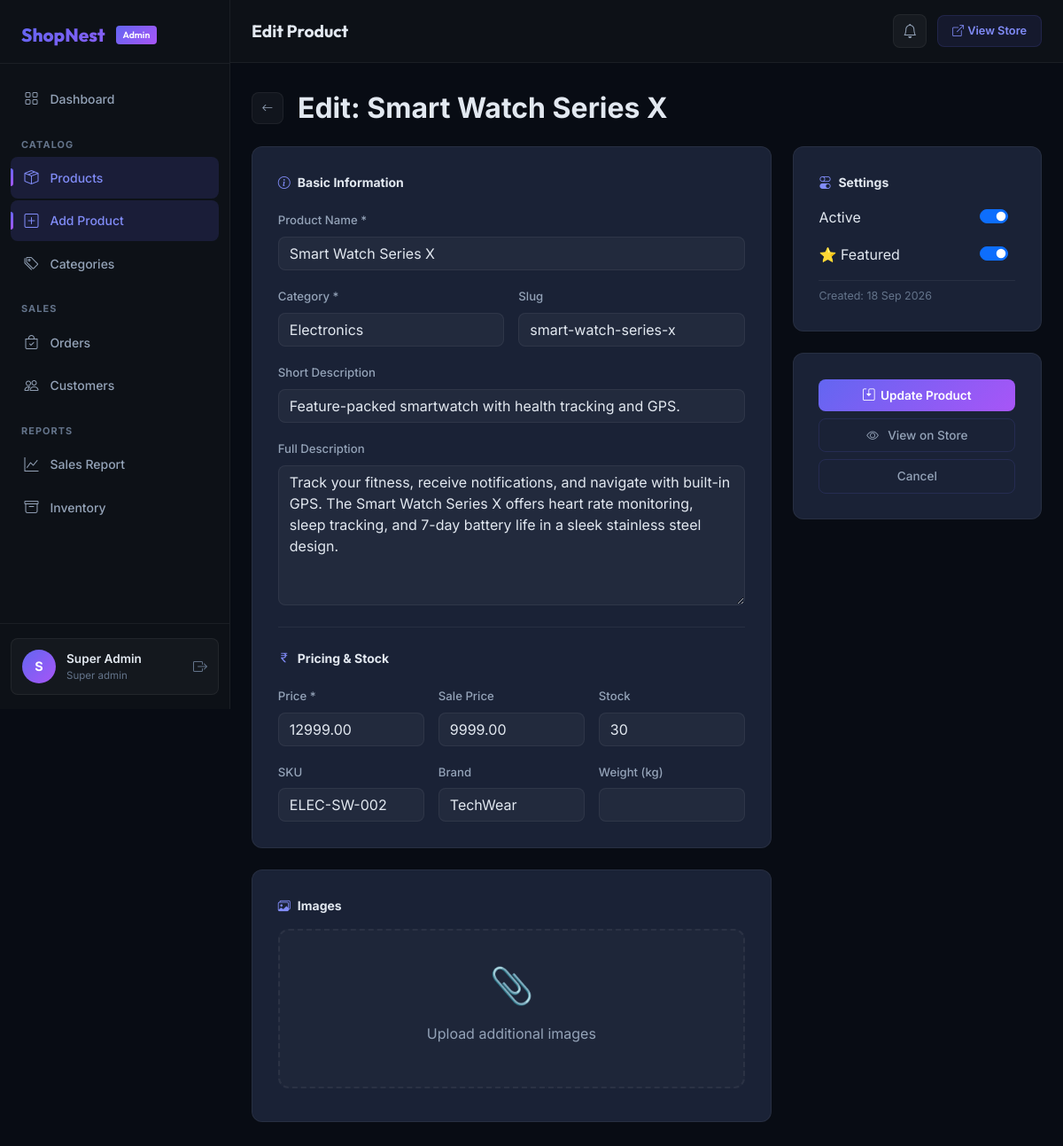
Page /admin/products/edit.php?id=2 (signed in) on the committed database.
### tables this page shows
CREATE TABLE `products` (
    `id`            INT UNSIGNED AUTO_INCREMENT PRIMARY KEY,
    `category_id`   INT UNSIGNED NOT NULL,
    `name`          VARCHAR(200) NOT NULL,
    `slug`          VARCHAR(220) NOT NULL UNIQUE,
    `description`   TEXT DEFAULT NULL,
    `short_desc`    VARCHAR(500) DEFAULT NULL,
    `sku`           VARCHAR(80) UNIQUE DEFAULT NULL,
    `price`         DECIMAL(10,2) NOT NULL DEFAULT 0.00,
    `sale_price`    DECIMAL(10,2) DEFAULT NULL,
    `stock`         INT DEFAULT 0,
    `images`        TEXT DEFAULT NULL COMMENT 'JSON array of image filenames',
    `brand`         VARCHAR(100) DEFAULT NULL,
    `weight`        DECIMAL(8,2) DEFAULT NULL,
    `is_featured`   TINYINT(1) DEFAULT 0,
    `status`        TINYINT(1) DEFAULT 1,
    `created_at`    DATETIME DEFAULT CURRENT_TIMESTAMP,
    `updated_at`    DATETIME DEFAULT CURRENT_TIMESTAMP ON UPDATE CURRENT_TIMESTAMP,
    FOREIGN KEY (`category_id`) REFERENCES `categories`(`id`) ON DELETE RESTRICT
);

CREATE TABLE `categories` (
    `id`            INT UNSIGNED AUTO_INCREMENT PRIMARY KEY,
    `name`          VARCHAR(100) NOT NULL,
    `slug`          VARCHAR(120) NOT NULL UNIQUE,
    `description`   TEXT DEFAULT NULL,
    `image`         VARCHAR(255) DEFAULT NULL,
    `parent_id`     INT UNSIGNED DEFAULT NULL,
    `sort_order`    INT DEFAULT 0,
    `status`        TINYINT(1) DEFAULT 1,
    `created_at`    DATETIME DEFAULT CURRENT_TIMESTAMP,
    FOREIGN KEY (`parent_id`) REFERENCES `categories`(`id`) ON DELETE SET NULL
);

### includes/functions.php (called while the page is built, shortened)
<?php
function sanitize(mixed $val): string {
    return htmlspecialchars(trim((string)$val), ENT_QUOTES, 'UTF-8');
}
function e(mixed $val): string {
    return sanitize($val);
}

### admin/products/edit.php (the view, shortened to what this page needs)
<?php
require_once __DIR__ . '/../../admin/includes/header.php';
$pdo = getDB();
$id  = (int)($_GET['id'] ?? 0);
$product = $pdo->prepare("SELECT * FROM products WHERE id=?");
$product->execute([$id]);
$product = $product->fetch();
$cats = $pdo->query("SELECT id,name FROM categories WHERE status=1 ORDER BY name")->fetchAll();
?>
<div class="d-flex align-items-center gap-3 mb-4">
  <a href="<?= APP_URL ?>/admin/products/index.php" class="btn-icon" style="width:36px;height:36px;"><i class="bi bi-arrow-left"></i></a>
  <h2 style="color:var(--text);font-weight:700;margin:0;">Edit: <?= e($product['name']) ?></h2>
</div>
<form method="POST" enctype="multipart/form-data">
  <div class="row g-4">
    <div class="col-lg-8">
      <div class="admin-form-card mb-4">
        <div class="admin-form-section">
          <div class="admin-form-section-title"><i class="bi bi-info-circle"></i> Basic Information</div>
          <div class="row g-3">
            <div class="col-12">
              <label class="form-label">Product Name *</label>
              <input type="text" name="name" class="form-control" value="<?= e($_POST['name']??$product['name']) ?>" required>
            </div>
            <div class="col-md-6">
              <label class="form-label">Category *</label>
              <select name="category_id" class="form-select" required>
                <?php foreach($cats as $c): ?>
                <option value="<?= $c['id'] ?>" <?= (($_POST['category_id']??$product['category_id'])==$c['id'])?'selected':'' ?>><?= e($c['name']) ?></option>
                <?php endforeach; ?>
              </select>
            </div>
            <div class="col-md-6">
              <label class="form-label">Slug</label>
              <input type="text" class="form-control" value="<?= e($product['slug']) ?>" disabled>
            </div>
            <div class="col-12">
              <label class="form-label">Short Description</label>
              <input type="text" name="short_desc" class="form-control" value="<?= e($_POST['short_desc']??$product['short_desc']) ?>">
            </div>
            <div class="col-12">
              <label class="form-label">Full Description</label>
              <textarea name="description" class="form-control" rows="6"><?= e($_POST['description']??$product['description']) ?></textarea>
            </div>
          </div>
        </div>
        <div class="admin-form-section">
          <div class="admin-form-section-title"><i class="bi bi-currency-rupee"></i> Pricing & Stock</div>
          <div class="row g-3">
            <div class="col-md-4">
              <label class="form-label">Price *</label>
              <input type="number" name="price" class="form-control" min="0" step="0.01" value="<?= e($_POST['price']??$product['price']) ?>" required>
            </div>
            <div class="col-md-4">
              <label class="form-label">Sale Price</label>
              <input type="number" name="sale_price" class="form-control" min="0" step="0.01" value="<?= e($_POST['sale_price']??$product['sale_price']) ?>">
            </div>
            <div class="col-md-4">
              <label class="form-label">Stock</label>
              <input type="number" name="stock" class="form-control" min="0" value="<?= e($_POST['stock']??$product['stock']) ?>">
            </div>
            <div class="col-md-4">
              <label class="form-label">SKU</label>
              <input type="text" name="sku" class="form-control" value="<?= e($_POST['sku']??$product['sku']) ?>">
            </div>
            <div class="col-md-4">
              <label class="form-label">Brand</label>
              <input type="text" name="brand" class="form-control" value="<?= e($_POST['brand']??$product['brand']) ?>">
            </div>
            <div class="col-md-4">
              <label class="form-label">Weight (kg)</label>
              <input type="number" name="weight" class="form-control" step="0.01" value="<?= e($_POST['weight']??$product['weight']) ?>">
            </div>
          </div>
        </div>
      </div>
      <div class="admin-form-card">
        <div class="admin-form-section-title" style="margin-bottom:1rem;"><i class="bi bi-images"></i> Images</div>
        <div class="image-upload-area">
          <div class="image-upload-icon">📎</div>
          <p style="color:var(--text-muted);">Upload additional images</p>
        </div>
      </div>
    </div>
    <div class="col-lg-4">
      <div class="admin-form-card mb-4">
        <div class="admin-form-section-title" style="margin-bottom:1rem;"><i class="bi bi-toggles"></i> Settings</div>
        <div class="mb-3 d-flex align-items-center justify-content-between">
          <label style="color:var(--text);">Active</label>
          <div class="form-check form-switch">
            <input class="form-check-input" type="checkbox" name="status" <?= (($_POST['status']??$product['status'])==1)?'checked':'' ?>>
          </div>
        </div>
        <div class="mb-3 d-flex align-items-center justify-content-between">
          <label style="color:var(--text);">⭐ Featured</label>
          <div class="form-check form-switch">
            <input class="form-check-input" type="checkbox" name="is_featured" <?= (($_POST['is_featured']??$product['is_featured'])==1||isset($_POST['is_featured']))?'checked':'' ?>>
          </div>
        </div>
        <div class="mt-2 pt-2" style="border-top:1px solid var(--admin-border-lg);">
          <div style="font-size:.78rem;color:var(--text-dim);">Created: <?= date('d M Y', strtotime($product['created_at'])) ?></div>
        </div>
      </div>
      <div class="admin-form-card">
        <div class="d-grid gap-2">
          <button type="submit" class="btn-admin-primary py-2 justify-content-center"><i class="bi bi-save2"></i> Update Product</button>
          <a href="<?= APP_URL ?>/products/detail.php?slug=<?= e($product['slug']) ?>" target="_blank" class="btn-admin-outline py-2 justify-content-center text-center"><i class="bi bi-eye me-1"></i>View on Store</a>
          <a href="<?= APP_URL ?>/admin/products/index.php" class="btn-admin-outline py-2 justify-content-center text-center">Cancel</a>
        </div>
      </div>
    </div>
  </div>
</form>
<?php require_once __DIR__ . '/../../admin/includes/footer.php'; ?>

### assets/css/admin.css (style rules this page uses)
:root { --admin-bg: #080c14; --admin-sidebar: #0d1117; --admin-surface: #111827; --admin-card: #1a2236; --admin-border: rgba(99,102,241,0.15); --admin-border-lg: rgba(255,255,255,0.06); --primary: #6366f1; --primary-dark: #4f46e5; --primary-light: #818cf8; --secondary: #a855f7; --success: #10b981; --danger: #ef4444; --warning: #f59e0b; --info: #06b6d4; --text: #e2e8f0; --text-muted: #94a3b8; --text-dim: #64748b; --gradient: linear-gradient(135deg, #6366f1, #a855f7); --shadow: 0 4px 20px rgba(0,0,0,0.5); --shadow-lg: 0 10px 40px rgba(0,0,0,0.6); --radius: 12px; --radius-sm: 8px; --transition: all 0.25s ease; --sidebar-w: 260px; }
*, *::before, *::after { box-sizing: border-box; margin: 0; padding: 0; }
html { scroll-behavior: smooth; }
body { font-family: 'Inter', sans-serif; background: var(--admin-bg); color: var(--text); min-height: 100vh; overflow-x: hidden; }
a { color: var(--primary-light); text-decoration: none; transition: var(--transition); }
.btn-admin-primary { background: var(--gradient); border: none; border-radius: var(--radius-sm); color: #fff; font-weight: 600; font-size: 0.85rem; padding: 0.5rem 1rem; transition: var(--transition); display: inline-flex; align-items: center; gap: 0.4rem; }
.btn-admin-outline { background: transparent; border: 1px solid var(--admin-border); border-radius: var(--radius-sm); color: var(--text-muted); font-weight: 500; font-size: 0.85rem; padding: 0.5rem 1rem; transition: var(--transition); display: inline-flex; align-items: center; gap: 0.4rem; }
.btn-icon { width: 32px; height: 32px; border-radius: var(--radius-sm); border: 1px solid var(--admin-border-lg); background: rgba(255,255,255,0.04); color: var(--text-muted); display: inline-flex; align-items: center; justify-content: center; font-size: 0.8rem; cursor: pointer; transition: var(--transition); text-decoration: none; }
.admin-form-card { background: var(--admin-card); border: 1px solid var(--admin-border-lg); border-radius: var(--radius); padding: 1.8rem; }
.admin-form-section { padding-bottom: 1.5rem; margin-bottom: 1.5rem; border-bottom: 1px solid var(--admin-border-lg); }
.admin-form-section:last-child { border-bottom: none; margin-bottom: 0; padding-bottom: 0; }
.admin-form-section-title { font-weight: 700; font-size: 0.875rem; color: var(--text); margin-bottom: 1.2rem; display: flex; align-items: center; gap: 0.5rem; }
.admin-form-section-title i { color: var(--primary-light); }
.form-control, .form-select { background: rgba(255,255,255,0.04) !important; border: 1px solid var(--admin-border-lg) !important; color: var(--text) !important; border-radius: var(--radius-sm) !important; }
.form-control::placeholder { color: var(--text-dim) !important; }
.form-label { color: var(--text-muted); font-weight: 500; font-size: 0.825rem; }
textarea.form-control { resize: vertical; min-height: 120px; }
.image-upload-area { border: 2px dashed var(--admin-border-lg); border-radius: var(--radius); padding: 2rem; text-align: center; cursor: pointer; transition: var(--transition); background: rgba(255,255,255,0.02); }
.image-upload-icon { font-size: 2.5rem; color: var(--text-dim); margin-bottom: 0.75rem; }

### rows in the picture
products: name "Smart Watch Series X", category_id "Electronics", slug "smart-watch-series-x", short_desc "Feature-packed smartwatch with health tracking and GPS.", description "Track your fitness, receive notifications, and navigate with built-in GPS. The Smart Watch Series X offers heart rate monitoring, sleep tracking, and 7-day battery life in a sleek stainless steel design.", price "12999.00", sale_price "9999.00", stock "30", sku "ELEC-SW-002", brand "TechWear", status "☑", is_featured "☑", created_at "18 Sep 2026"

### other values in the picture
substr($admin['name'],0,1) "S"
$admin['name'] "Super Admin"
str_replace('_',' ',$admin['role']) "Super admin"
ADMIN_PAGE_TITLE "Edit Product"
